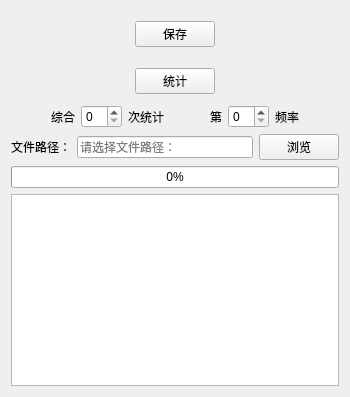
            <widget class="QWidget" name="tab1_5">
             <attribute name="title">
              <string>频率出现频次直方图</string>
             </attribute>
             <layout class="QVBoxLayout" name="verticalLayout_6">
              <item>
               <layout class="QHBoxLayout" name="horizontalLayout_16" stretch="10,2,10">
                <property name="topMargin">
                 <number>10</number>
                </property>
                <property name="bottomMargin">
                 <number>10</number>
                </property>
                <item>
                 <spacer name="horizontalSpacer_25">
                  <property name="orientation">
                   <enum>Qt::Horizontal</enum>
                  </property>
                  <property name="sizeHint" stdset="0">
                   <size>
                    <width>40</width>
                    <height>20</height>
                   </size>
                  </property>
                 </spacer>
                </item>
                <item>
                 <widget class="QPushButton" name="tab1_5_save_pic_button">
                  <property name="sizePolicy">
                   <sizepolicy hsizetype="Minimum" vsizetype="Fixed">
                    <horstretch>0</horstretch>
                    <verstretch>0</verstretch>
                   </sizepolicy>
                  </property>
                  <property name="text">
                   <string>保存</string>
                  </property>
                 </widget>
                </item>
                <item>
                 <spacer name="horizontalSpacer_26">
                  <property name="orientation">
                   <enum>Qt::Horizontal</enum>
                  </property>
                  <property name="sizeHint" stdset="0">
                   <size>
                    <width>40</width>
                    <height>20</height>
                   </size>
                  </property>
                 </spacer>
                </item>
               </layout>
              </item>
              <item>
               <layout class="QHBoxLayout" name="horizontalLayout_15" stretch="10,2,10">
                <property name="spacing">
                 <number>6</number>
                </property>
                <property name="topMargin">
                 <number>5</number>
                </property>
                <property name="bottomMargin">
                 <number>5</number>
                </property>
                <item>
                 <spacer name="horizontalSpacer_23">
                  <property name="orientation">
                   <enum>Qt::Horizontal</enum>
                  </property>
                  <property name="sizeHint" stdset="0">
                   <size>
                    <width>40</width>
                    <height>20</height>
                   </size>
                  </property>
                 </spacer>
                </item>
                <item>
                 <widget class="QPushButton" name="tab1_5_run_button">
                  <property name="sizePolicy">
                   <sizepolicy hsizetype="Minimum" vsizetype="Fixed">
                    <horstretch>0</horstretch>
                    <verstretch>0</verstretch>
                   </sizepolicy>
                  </property>
                  <property name="text">
                   <string>统计</string>
                  </property>
                 </widget>
                </item>
                <item>
                 <spacer name="horizontalSpacer_24">
                  <property name="orientation">
                   <enum>Qt::Horizontal</enum>
                  </property>
                  <property name="sizeHint" stdset="0">
                   <size>
                    <width>40</width>
                    <height>20</height>
                   </size>
                  </property>
                 </spacer>
                </item>
               </layout>
              </item>
              <item>
               <layout class="QHBoxLayout" name="horizontalLayout_27" stretch="8,0,2,0,0,0,0,0,8">
                <item>
                 <spacer name="horizontalSpacer_20">
                  <property name="orientation">
                   <enum>Qt::Horizontal</enum>
                  </property>
                  <property name="sizeHint" stdset="0">
                   <size>
                    <width>40</width>
                    <height>20</height>
                   </size>
                  </property>
                 </spacer>
                </item>
                <item>
                 <widget class="QLabel" name="label">
                  <property name="text">
                   <string>综合</string>
                  </property>
                 </widget>
                </item>
                <item>
                 <widget class="QSpinBox" name="tab1_5_num_input_text"/>
                </item>
                <item>
                 <widget class="QLabel" name="label_3">
                  <property name="text">
                   <string>次统计</string>
                  </property>
                 </widget>
                </item>
                <item>
                 <spacer name="horizontalSpacer_21">
                  <property name="orientation">
                   <enum>Qt::Horizontal</enum>
                  </property>
                  <property name="sizeHint" stdset="0">
                   <size>
                    <width>40</width>
                    <height>20</height>
                   </size>
                  </property>
                 </spacer>
                </item>
                <item>
                 <widget class="QLabel" name="label_2">
                  <property name="text">
                   <string>第</string>
                  </property>
                 </widget>
                </item>
                <item>
                 <widget class="QSpinBox" name="tab1_5_order_num_spin_box"/>
                </item>
                <item>
                 <widget class="QLabel" name="label_4">
                  <property name="text">
                   <string>频率</string>
                  </property>
                 </widget>
                </item>
                <item>
                 <spacer name="horizontalSpacer_22">
                  <property name="orientation">
                   <enum>Qt::Horizontal</enum>
                  </property>
                  <property name="sizeHint" stdset="0">
                   <size>
                    <width>40</width>
                    <height>20</height>
                   </size>
                  </property>
                 </spacer>
                </item>
               </layout>
              </item>
              <item>
               <layout class="QHBoxLayout" name="horizontalLayout_14" stretch="0,10,1">
                <item>
                 <widget class="QLabel" name="label_15">
                  <property name="text">
                   <string>文件路径：</string>
                  </property>
                 </widget>
                </item>
                <item>
                 <widget class="QLineEdit" name="tab1_5_browse_filepass_text">
                  <property name="placeholderText">
                   <string>请选择文件路径：</string>
                  </property>
                 </widget>
                </item>
                <item>
                 <widget class="QPushButton" name="tab1_5_browse_filepass_button">
                  <property name="text">
                   <string>浏览</string>
                  </property>
                 </widget>
                </item>
               </layout>
              </item>
              <item>
               <widget class="QProgressBar" name="tab1_5_progressBar">
                <property name="value">
                 <number>0</number>
                </property>
               </widget>
              </item>
              <item>
               <widget class="QGraphicsView" name="tab1_5_graphics_view"/>
              </item>
             </layout>
            </widget>
